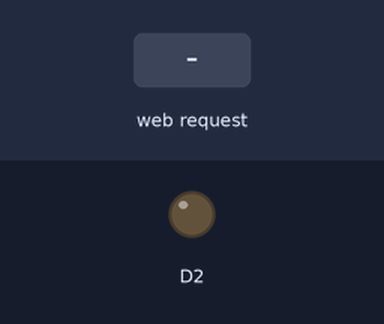
A sketch run on a simulated ESP8266 (NodeMCU). Shown: output pins drawn as LEDs (lit = HIGH). Inputs (shaded band) come from the test bench. WiFi joins after 1.5 s; servers stay silent unless stated; what the sketch prints to the serial monitor is not drawn.

Above: at 2.7 s.
2.8 s: HTTP request GET /ON received
At 3.6 s:
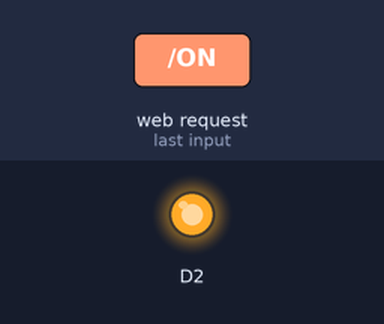
4.3 s: HTTP request GET /OFF received
At 4.8 s:
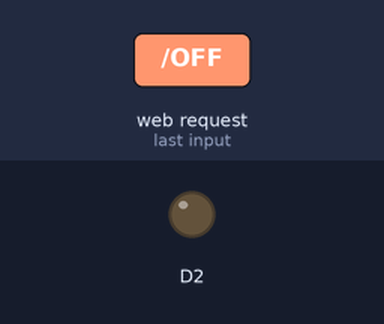
Timing chart, 0 to 7.3 s (numbered marks = the images above; inputs shaded):
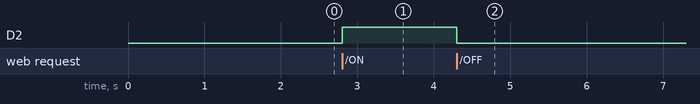

The sketch:

D2Controlsharable.ino
```cpp
#include <ESP8266WiFi.h>
WiFiServer server(80);

////////////Edit this///////////////
const char* ssid = "YOUR LITTERAL SSID";
const char* password = "THEPASWORDTOYOURNETWORK";
////////////Edit thit///////////////
bool ON = false;
////Define a function to turn pin D2 on.
bool turnOn(){
  digitalWrite(D2, HIGH);
  ON = true;
}
////Define a function to turn pin D2 off.
bool turnOff(){
  digitalWrite(D2, LOW);
  ON = false;
}
void setup() {
pinMode(D2,OUTPUT);
turnOff();
Serial.begin(115200);
delay(10);
// Lets you know the the device is trying to connect.
Serial.println();
Serial.println();
Serial.print("Connecting to ");
Serial.println(ssid);
//Actually starts the connection.
WiFi.begin(ssid, password);
//Shows dots until a conection is found.
while (WiFi.status() != WL_CONNECTED) {
delay(500);
Serial.print(".");
}
//Lets you know you have a connection.
Serial.println("");
Serial.println("WiFi connected");
// Start the server
server.begin();
//lets you know the server is started
Serial.println("Server started");
// Print the IP address so you can see the webpage.
Serial.print("Use this URL to connect: ");
Serial.print("http://");
Serial.print(WiFi.localIP());
Serial.println("/");
}
void loop() {
// Checks if the server is available.
//If it is not it will restart this loop.
WiFiClient client = server.available();
if (!client) {
  return;
}
// Wait until the client sends some data.
Serial.println("new client");
while(!client.available()){
  delay(1);
}
// Read the first line of the request
String request = client.readStringUntil('\r');
Serial.println(request);
// Match the request
if (request.indexOf("/ON") != -1) {
  turnOn();
}
if (request.indexOf("/OFF") != -1) {
  turnOff();
}
client.println("HTTP/1.1 200 OK");
client.println("Content-Type: text/html");
client.println(""); // do not forget this one
////////The HTML///////////////////
client.println("<!DOCTYPE HTML>");
client.println("<html>");
client.println("  <head>");
client.println("    <meta name=\"veiwport\" content=\"width=device-width, initial-scale=1.0\" />");
////////////CSS////////////
client.println("    <style>");
//Button tags default.
client.println("      button {");
client.println("        width: 100%;");
client.println("        font-size: 1500%;");
client.println("        background-color: #ffffff;");
client.println("      }");
//Button tags mouse hover.
client.println("      button:hover {");
client.println("        color: #630063;");
client.println("        background-color: #dddddd;");
client.println("      }");
//Body tags.
client.println("      body {");
client.println("        color: #ffffff;");
client.println("        background-color: #000000;");
client.println("        text-align: center;");
client.println("      }");
client.println("    </style>");
/////////////End of CSS/////////////
client.println("  </head>");
client.println("  <body>");
////Body///////////////////////////////
client.print("    <h1>Led pin 2 is now: ");
if (ON == true) {
  client.print("On");
}else if (ON == false)
  client.print("Off");
else {
 client.print("Problem");
}
client.println("</h1><br /><br />");
client.println("<a href=\"/ON\"><button>Turn ON</button></a><br>");
client.println("<a href=\"/OFF\"><button >Turn OFF</button></a><br>");
if (request.indexOf("/ON") != -1) {
  turnOn();
}
if (request.indexOf("/OFF") != -1) {
  turnOff();
}
client.println("  </body>");
client.println("</html>");
///////End of HTML////////////////////////////////////
delay(1);
Serial.println("Client disonnected");
Serial.println("");
}
```

Measured:
- after the input at 2.8 s, D2: LOW → HIGH at once
- after the input at 4.3 s, D2: HIGH → LOW at once
